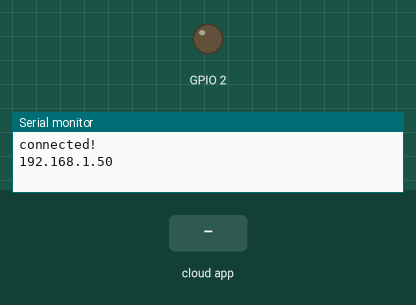
Recording of a sketch running on a simulated ESP8266 (NodeMCU). Shown: output pins drawn as LEDs (lit = HIGH), the last lines printed to the serial monitor. The test bench sets the inputs (shaded band). WiFi joins after 1.5 s; servers stay silent unless stated; no MQTT or app messages arrive unless stated.

Above: at 2.7 s.
2.8 s: the phone or cloud app sets myWateringSystem to off
At 3.3 s:
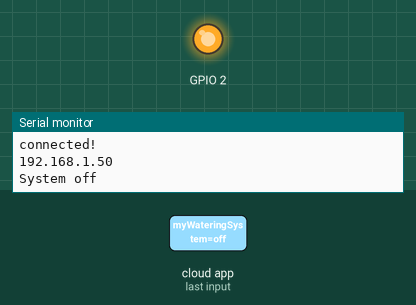
4.3 s: the phone or cloud app sets myWateringSystem to on
At 5.2 s:
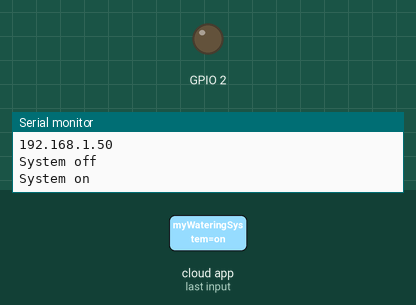
Timing chart, 0 to 7.3 s (numbered marks = the images above; inputs shaded):
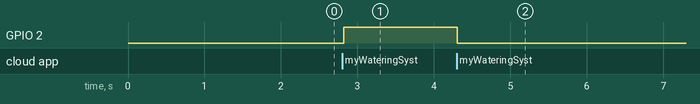

The sketch:

AutoWaterSys.ino
```cpp
 /////////////////////////////////
// Generated with a lot of love//
// with TUNIOT FOR ESP8266     //
// Website: Easycoding.tn      //
/////////////////////////////////
#include <ESP8266WiFi.h>

#include "Adafruit_MQTT.h"
#include "Adafruit_MQTT_Client.h"

#define AIO_SERVER      "io.adafruit.com"
#define AIO_SERVERPORT  1883
#define AIO_USERNAME  "fatsfish"
#define AIO_KEY  "aio_urXk57GjAWX7xzb6Pv11lR75HITl"
WiFiClient client;

Adafruit_MQTT_Client mqtt(&client, AIO_SERVER, AIO_SERVERPORT, AIO_USERNAME, AIO_KEY);

Adafruit_MQTT_Subscribe myWateringSystem = Adafruit_MQTT_Subscribe(&mqtt, AIO_USERNAME "/feeds/myWateringSystem");
String  request;
boolean MQTT_connect();

boolean MQTT_connect() {  int8_t ret; if (mqtt.connected()) {    return true; }  uint8_t retries = 3;  while ((ret = mqtt.connect()) != 0) { mqtt.disconnect(); delay(2000);  retries--;if (retries == 0) { return false; }} return true;}

void setup()
{
  Serial.begin(9600);
request = "";

pinMode(2, OUTPUT);
  WiFi.disconnect();
   WiFi.begin("3chuMeocon","dentrangvang");
  while ((!(WiFi.status() == WL_CONNECTED))){
    delay(300);
    Serial.print("");

  }
  Serial.println("connected!");
  Serial.println((WiFi.localIP().toString()));

  mqtt.subscribe(&myWateringSystem);

}


void loop()
{

    if (MQTT_connect()) {
      Adafruit_MQTT_Subscribe *subscription_name;
      while ((subscription_name = mqtt.readSubscription(5000))) {
        if (subscription_name == &myWateringSystem) {
          request = ((char *)myWateringSystem.lastread);

        }
        if (request == "on") {
          digitalWrite(2,LOW);
          Serial.println("System on");

        }
        if (request == "off") {
          digitalWrite(2,HIGH);
          Serial.println("System off");

        }

      }

    }

}
```

Measured:
- after the input at 2.8 s, GPIO 2: LOW → HIGH at once
- after the input at 4.3 s, GPIO 2: HIGH → LOW at once
